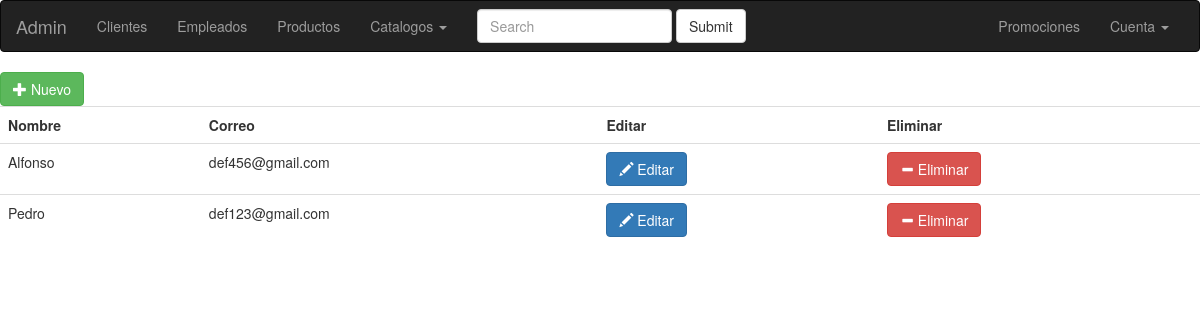
Screenshot of /admin/empleado/index.php with the database file from the repository.
### tables this page shows
create table empleado(
	id_empleado int auto_increment,
	id_usuario int not null,
	nombre varchar (100) not null,
	apaterno varchar (100),
	amaterno varchar (100),
    primary key (id_empleado),
    foreign key (id_usuario) references usuario (id_usuario)
);

create table usuario(
	id_usuario int auto_increment,
	correo varchar (100) not null unique,
	contraseña varchar (32) not null,
    primary key (id_usuario)
);

### admin/abarrotera.class.php (called while the page is built, shortened)
<?php
	if(!class_exists('Abarrotera')){
		class Abarrotera{
			function __construct(){
				include ('../../config.php');
				$this->conexion=$conexion;
			}
			function consultar($sql,$parametros=null){
				$statement=$this->conexion->prepare($sql);
				$statement->execute();
				$datos=$statement->fetchAll();
				return $datos;
			}
		}
	}
	$abarrotera= new Abarrotera;
?>

### admin/empleado/index.php (the view)
<?php
	include_once('../abarrotera.class.php');
	include('../header.php');
	$datos=$abarrotera->consultar("select emp.id_empleado,usr.id_usuario,concat(emp.nombre,' ',ifnull(emp.apaterno,''),' ',ifnull(emp.amaterno,'')) as nom_cliente,usr.correo from empleado emp join usuario usr on emp.id_usuario=usr.id_usuario order by nom_cliente asc");
	echo '<a class="btn btn-success" href="nuevo.php?" role="button"><span class="glyphicon glyphicon-plus" aria-hidden="true"></span> Nuevo</a>';
	echo '<table class="table table-hover">';
	echo '<tr>';
	echo '<th>Nombre</th>';
	echo '<th>Correo</th>';
	echo '<th>Editar</th>';
	echo '<th>Eliminar</th>';
	echo '</tr>';
	foreach ($datos as $key => $value) {
		echo '<tr>';
			echo '<td>'.$value['nom_cliente'].'</td>';
			echo '<td>'.$value['correo'].'</td>';
			echo '<td><a class="btn btn-primary" href="editar.php?id_empleado='.$value['id_empleado'].'" role="button"><span class="glyphicon glyphicon-pencil" aria-hidden="true"></span> Editar</a></td>';
			echo '<td><a class="btn btn-danger" href="eliminar.php?id_empleado='.$value['id_empleado'].'" role="button"><span class="glyphicon glyphicon-minus" aria-hidden="true"></span> Eliminar</a></td>';
		echo '</tr>';
	}
	echo '</table>';
	include('../footer.php');
?>

### rows the page displays
empleado: nom_cliente "Alfonso", id_usuario.correo "def456@gmail.com"
empleado: nom_cliente "Pedro", id_usuario.correo "def123@gmail.com"
